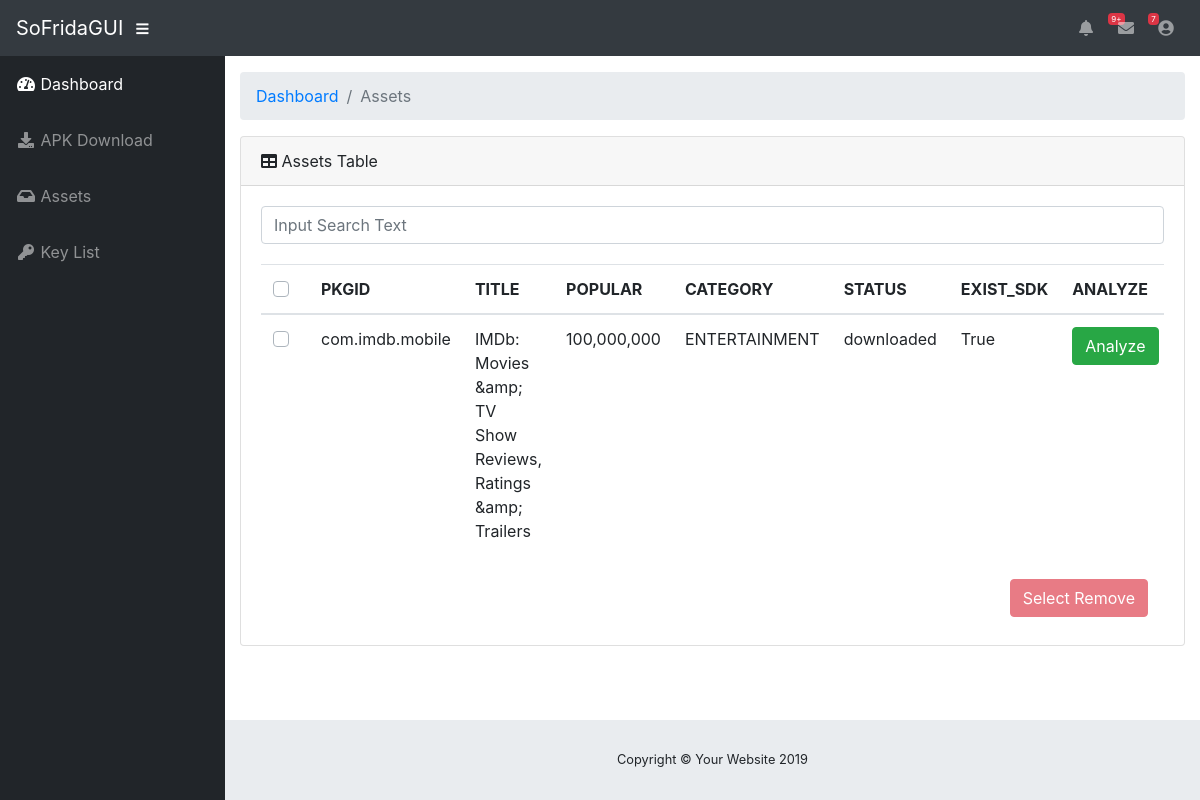
Before: /assets with the older database file.
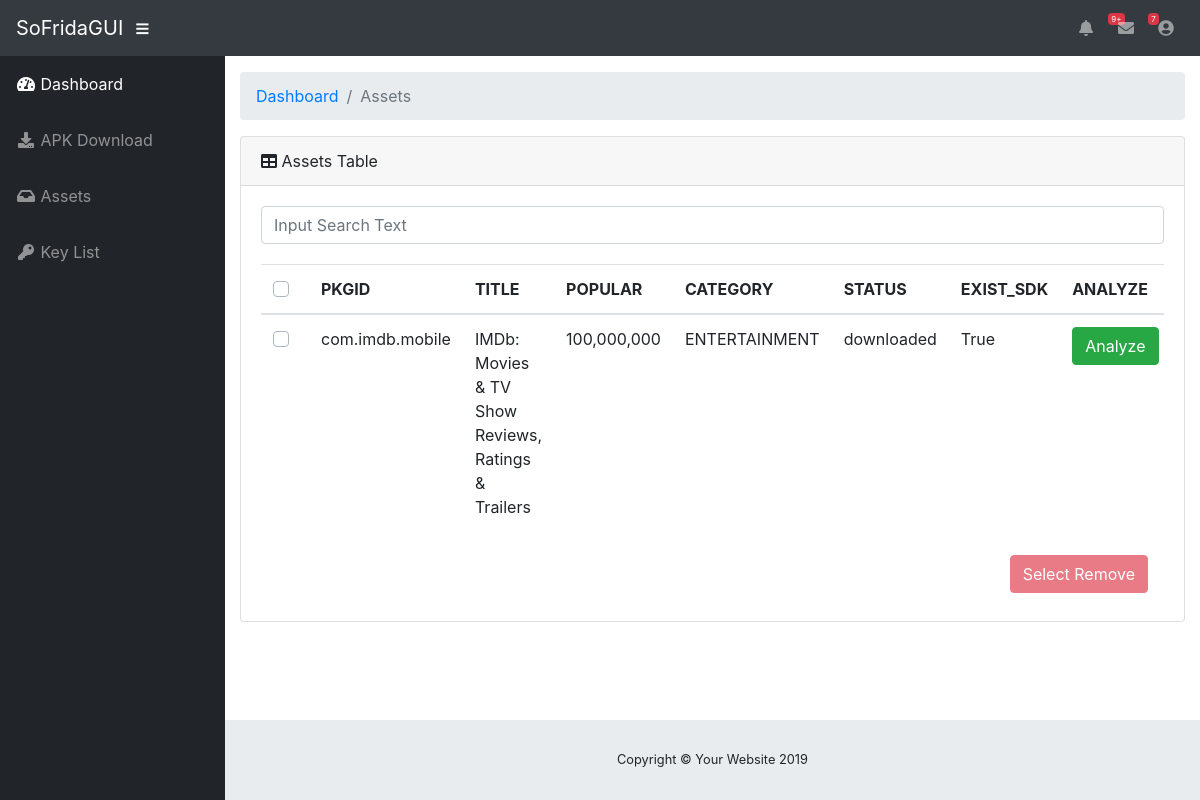
After: the same page with the newer database file.
### tables this page shows
CREATE TABLE assets (
            package_name text primary key, 
            title text,
            popular integer,
            category text,
            status text,
            exist_sdk integer,
            access_key_id text,
            secret_access_key text,
            session_token text,
            region text,
            service text,
            bucket text);

### app.py (the view)
@app.route("/assets")
def assets_layout():
  asset = Assets()
  asset_infos = asset.get_all()
  return render_template("assets.html", asset_infos=asset_infos)

### assets.py (called while the page is built)
    def db_init(self):
        self.db_path = os.path.join("./assets.db")
        self.con = sqlite3.connect(self.db_path)
        self.cur = self.con.cursor()
        self.cur.execute('''create table if not exists assets (
            package_name text primary key,
            title text,
            popular integer,
            category text,
            status text,
            exist_sdk integer,
            access_key_id text,
            secret_access_key text,
            session_token text,
            region text,
            service text,
            bucket text)''')
        self.columns = ['package_name', 'title', 'popular','category','status','exist_sdk', 'access_key_id', 'secret_key_id','session_token','region','service','bucket']
        self.con.commit()

    def get_all(self):
        package_list = []
        for row in self.cur.execute('''select * from assets'''):
            package = dict()
            for i in range(len(self.columns)):
                if row[i] == None:
                    package[self.columns[i]] = ""
                else:
                    package[self.columns[i]] = row[i]
            package_list.append(package)
        return package_list

### templates/assets.html (shortened to what this page needs)
{% extends "layout.html" %}
{% block content %}
<div class="container-fluid">
	<ol class="breadcrumb">
		<li class="breadcrumb-item">
			<a href="#">Dashboard</a>
		</li>
		<li class="breadcrumb-item active">Assets</li>
	</ol>
	<div class="card mb-3">
		<div class="card-header">
			<i class="fas fa-table"></i>
			Assets Table
		</div>
		<div class="card-body">
			<div class="input-group">
				<input type="text" class="form-control" placeholder="Input Search Text" spellcheck="false" id="search_form">
			</div>
			<div style="margin-top:20px;" class="table-responsive" id="assets_list">
				<table class="table" id="assets_table">
					<thead>
						<th>
							<div class="custom-control custom-checkbox" align="center">
							</div>
						</th>
						<th>PKGID</th>
						<th>TITLE</th>
						<th>POPULAR</th>
						<th>CATEGORY</th>
						<th>STATUS</th>
						<th>EXIST_SDK</th>
						<th>ANALYZE</th>
					</thead>
					<tbody>
						{% for info in asset_infos %}
						<tr>
							<td>
								<div class="custom-control custom-checkbox" align="center">
								</div>
							</td>
							<td>{{ info['package_name'] }}</td>
							<td>{{ info['title'] }}</td>
							<td>{{ "{:,}".format(info['popular']) }}</td>
							<td>{{ info['category'] }}</td>
							<td>{{ info['status'] }}</td>
							{% if info['exist_sdk'] == 1 %}
							<td>True</td>
							<td><a  class="btn btn-success" href="/analyze/{{ info['package_name'] }}">Analyze</a></td>
							{% elif info['exist_sdk'] == 0 %}
							<td>False</td>
							<td><button class="btn btn-danger" id="{{ info['package_name'] }}">Remove</button></td>
							{% else %}
							<td></td>
							<td></td>
							{% endif %}
						</tr>
						{% endfor %}
					</tbody>
				</table>
			</div>
			<nav class="navbar navbar-expand">
				<button class="nav-item btn btn-danger ml-auto mr-0 my-2 my-md-0" id="select-remove" disabled>Select Remove</button>
			</nav>
		</div>
	</div>
</div>
{% endblock %}

### templates/layout.html (shortened to what this page needs)
<!DOCTYPE html>
<html lang="en" style="font-family: SFMono-Regular, Menlo, Monaco, Consolas, 'Liberation Mono', 'Courier New', monospace;">
    <head>
        <link  rel="stylesheet" type="text/css" href="{{ url_for('static', filename='vendor/fontawesome-free/css/all.min.css')}}">
        <link  rel="stylesheet" type="text/css" href="{{ url_for('static', filename='vendor/datatables/dataTables.bootstrap4.css')}}">
        <link  rel="stylesheet" type="text/css" href="{{ url_for('static', filename='css/sb-admin.css')}}">
    </head>
    <body id="page-top">
        <nav class="navbar navbar-expand navbar-dark bg-dark static-top">
            <a class="navbar-brand mr-1" href="{{ url_for('index') }}">SoFridaGUI</a>
            <button class="btn btn-link btn-sm text-white order-1 order-sm-0" id="sidebarToggle" href="#">
                <i class="fas fa-bars"></i>
            </button>
            <ul class="navbar-nav ml-auto mr-0 my-2 my-md-0">
                <li class="nav-item dropdown no-arrow">
                    <a class="nav-link dropdown-toggle" href="#" id="alertsDropdown" role="button" data-toggle="dropdown" aria-haspopup="true" aria-expanded="false">
                    <i class="fas fa-bell fa-fw"></i>
                    <span class="badge badge-danger">9+</span>
                    </a>
                </li>
                <li class="nav-item dropdown no-arrow mx-1">
                    <a class="nav-link dropdown-toggle" href="#" id="messagesDropdown" role="button" data-toggle="dropdown" aria-haspopup="true" aria-expanded="false">
                    <i class="fas fa-envelope fa-fw"></i>
                    <span class="badge badge-danger">7</span>
                    </a>
                </li>
                <li class="nav-item dropdown no-arrow">
                    <a class="nav-link dropdown-toggle" href="#" id="userDropdown" role="button" data-toggle="dropdown" aria-haspopup="true" aria-expanded="false">
                    <i class="fas fa-user-circle fa-fw"></i>
                    </a>
                </li>
            </ul>
        </nav>
        <div id="wrapper">
            <ul class="sidebar navbar-nav">
                <li class="nav-item active">
                    <a class="nav-link" href="{{ url_for('index') }}">
                    <i class="fas fa-fw fa-tachometer-alt"></i>
                    <span>Dashboard</span>
                    </a>
                </li>
                <li class="nav-item">
                    <a class="nav-link" href="{{ url_for('apk_download_layout') }}">
                    <i class="fas fa-fw fa-download"></i>
                    <span>APK Download</span></a>
                </li>
                <li class="nav-item">
                    <a class="nav-link" href="{{ url_for('assets_layout') }}">
                    <i class="fas fa-fw fa-inbox"></i>
                    <span>Assets</span></a>
                </li>
                <li class="nav-item">
                    <a class="nav-link" href="#">
                    <i class="fas fa-fw fa-key"></i>
                    <span>Key List</span></a>
                </li>
            </ul>
            <div id="content-wrapper">
            {% block content %}
            {% endblock %}
                <footer class="sticky-footer">
                    <div class="container my-auto">
                        <div class="copyright text-center my-auto">
                            <span>Copyright © Your Website 2019</span>
                        </div>
                    </div>
                </footer>
            </div>
        </div>
    </body>
</html>

Changed rows visible on the page:
changed assets "com.imdb.mobile": title "IMDb: Movies &amp; TV Show Reviews, Ratings &amp; Trailers" → "IMDb: Movies & TV Show Reviews, Ratings & Trailers"
